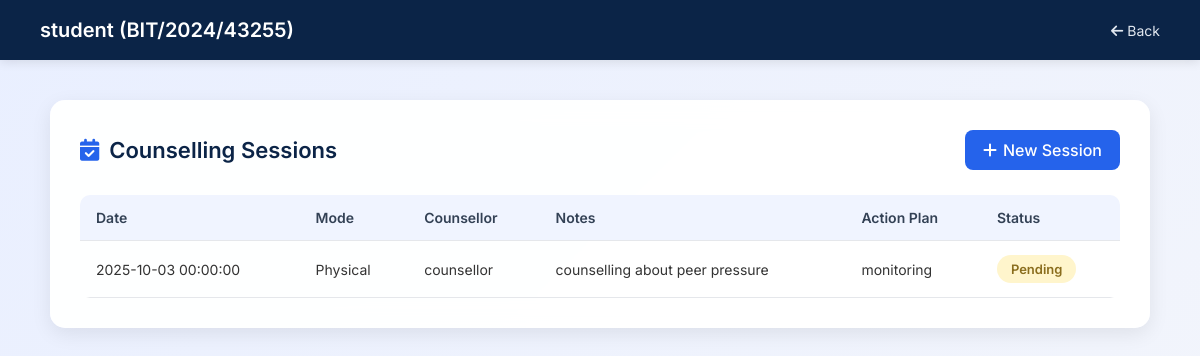
The page /view_sessions.php?student_id=8 (signed in) on the database as committed earlier.
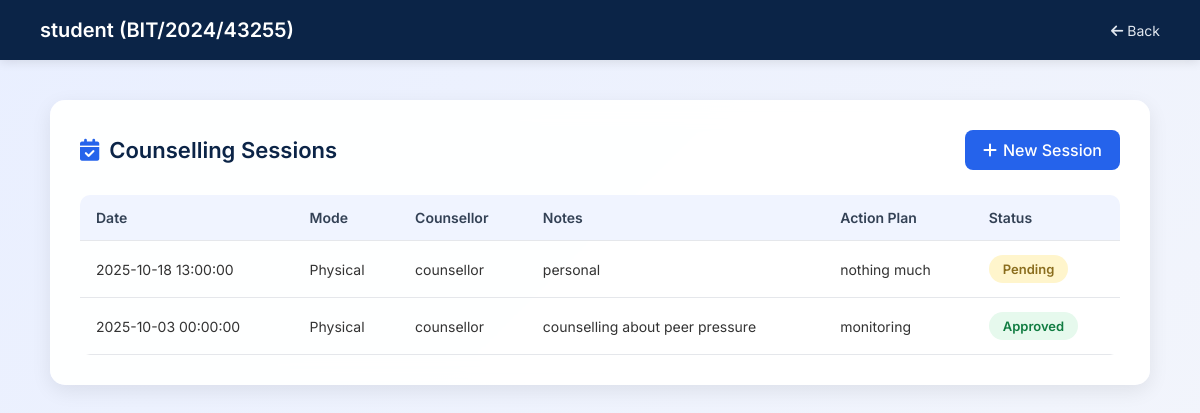
The same page on the database as committed later.
### tables this page shows
CREATE TABLE `sessions` (
  `id` int(10) UNSIGNED NOT NULL,
  `student_id` int(10) UNSIGNED NOT NULL,
  `counsellor_id` int(10) UNSIGNED NOT NULL,
  `session_date` datetime NOT NULL,
  `mode` varchar(50) DEFAULT NULL,
  `notes` text DEFAULT NULL,
  `action_plan` text DEFAULT NULL,
  `status` varchar(50) DEFAULT 'Pending',
  `created_at` datetime DEFAULT current_timestamp(),
  `updated_at` datetime DEFAULT current_timestamp() ON UPDATE current_timestamp()
);

CREATE TABLE `users` (
  `id` int(10) UNSIGNED NOT NULL,
  `reg_no` varchar(50) DEFAULT NULL,
  `name` varchar(150) NOT NULL,
  `email` varchar(150) NOT NULL,
  `profile_pic` varchar(255) DEFAULT NULL,
  `password_hash` varchar(255) NOT NULL,
  `role` varchar(20) NOT NULL DEFAULT 'student',
  `status` varchar(20) NOT NULL DEFAULT 'pending',
  `created_at` timestamp NOT NULL DEFAULT current_timestamp()
);

### view_sessions.php (the view, shortened to what this page needs)
<?php
require 'db.php';
$student_id = $_GET['student_id'] ?? null;
$stmt = $pdo->prepare("SELECT name, reg_no FROM users WHERE id = ? AND role='student'");
$stmt->execute([$student_id]);
$student = $stmt->fetch(PDO::FETCH_ASSOC);
$stmt = $pdo->prepare("
    SELECT s.session_date, s.mode, u.name AS counsellor_name, s.notes, s.action_plan, s.status
    FROM sessions s
    JOIN users u ON s.counsellor_id = u.id
    WHERE s.student_id = ?
    ORDER BY s.session_date DESC
");
$stmt->execute([$student_id]);
$sessions = $stmt->fetchAll(PDO::FETCH_ASSOC);
?>
<!DOCTYPE html>
<html lang="en">
<head>
<link rel="stylesheet" href="https://cdnjs.cloudflare.com/ajax/libs/font-awesome/6.4.0/css/all.min.css">
</head>
<body>
<header>
    <h1><?= htmlspecialchars($student['name']) ?> (<?= htmlspecialchars($student['reg_no']) ?>)</h1>
    <a href="student.php" class="back"><i class="fa fa-arrow-left"></i> Back</a>
</header>
<main>
    <div class="top-bar">
        <div class="page-title"><i class="fa-solid fa-calendar-check"></i> Counselling Sessions</div>
        <a href="add_session.php?student_id=<?= $student_id ?>" class="add-session"><i class="fa fa-plus"></i> New Session</a>
    </div>
    <table>
        <thead>
            <tr>
                <th>Date</th>
                <th>Mode</th>
                <th>Counsellor</th>
                <th>Notes</th>
                <th>Action Plan</th>
                <th>Status</th>
            </tr>
        </thead>
        <tbody>
        <?php if ($sessions): ?>
            <?php foreach ($sessions as $s):
                $status = strtolower($s['status']);
            ?>
            <tr>
                <td><?= htmlspecialchars($s['session_date']) ?></td>
                <td><?= htmlspecialchars($s['mode']) ?></td>
                <td><?= htmlspecialchars($s['counsellor_name']) ?></td>
                <td><?= htmlspecialchars($s['notes']) ?></td>
                <td><?= htmlspecialchars($s['action_plan']) ?></td>
                <td><span class="status <?= $status ?>"><?= ucfirst($status) ?></span></td>
            </tr>
            <?php endforeach; ?>
        <?php else: ?>
            <tr><td colspan="6" class="empty">No sessions found for this student.</td></tr>
        <?php endif; ?>
        </tbody>
    </table>
</main>
</body>
</html>

Rows that differ between the two databases and show on the page:
added sessions: session_date "2025-10-18 13:00:00", mode "Physical", counsellor.name "counsellor", notes "personal", action_plan "nothing much", status "Pending"
changed sessions "counselling about peer pressure": status "Pending" → "Approved"
